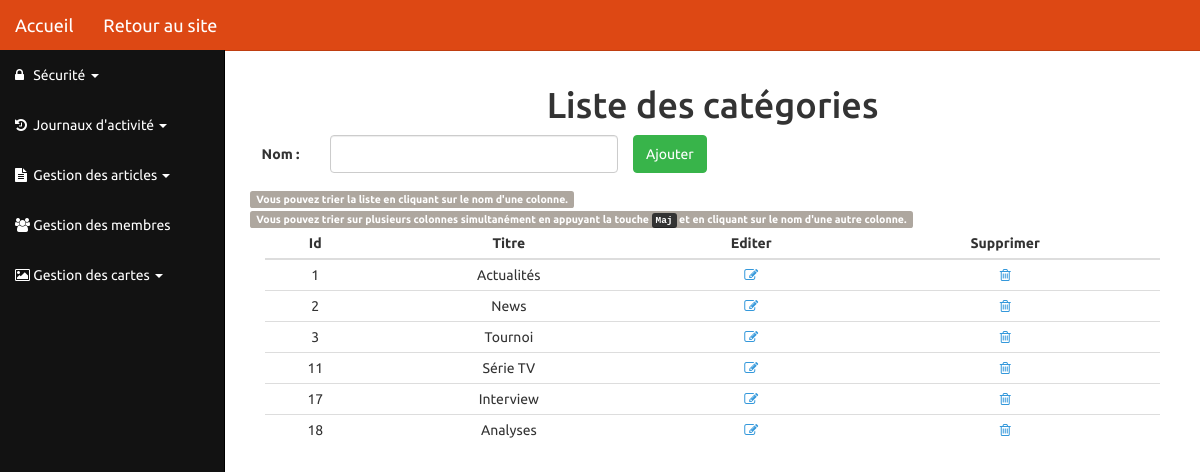
/php/backend/listeCategorie.php, run on the app's committed database.
### tables this page shows
CREATE TABLE IF NOT EXISTS `article_categorie` (
  `CategorieID` int(11) NOT NULL AUTO_INCREMENT,
  `Nom` varchar(30) NOT NULL,
  PRIMARY KEY (`CategorieID`)
);

### php/backend/gestionCategories/add_categorie.php (called while the page is built, shortened)
<?php
		$nomCategorie ="";
		$valider="Ajouter";
 ?>

### php/backend/gestionCategories/list_categorie.php (called while the page is built, shortened)
<?php
	$db= connectDB();
	$sqlArticles =  "Select * FROM article_categorie;";
	$reqArticles = $db->query($sqlArticles);
	$dataArticles = $reqArticles->fetchAll();
 ?>

### php/backend/listeCategorie.php (the view, shortened to what this page needs)
<?php
	include_once '../../Layouts/admin/menuAdmin.php';
	include_once"gestionCategories/add_categorie.php";
	include_once"gestionCategories/list_categorie.php";
 ?>
<div id="page-wrapper">
	<div>
		<h1 class="text-center">Liste des catégories</h1>
	</div>
	<form id="form_categorie" class="form-horizontal" action="" method="post">
		<fieldset class="fieldsetNewTraits">
			<div class="form-group">
				<label for="txtNom" class="col-lg-1 col-md-1 col-sm-1 control-label">Nom :</label>
				<div class="col-lg-4 col-md-4 col-sm-4">
					<input  class="form-control" id="txtNom" value ="<?php echo $nomCategorie;?>"name="nomCategorie" type="text">
				</div>
				<input class="btn btn-success"type="submit" name='Validation'value="<?php echo $valider; ?>">
			</div>
		</fieldset>
	</form>
	<div class="">
		<div class="label label-default">
			Vous pouvez trier la liste en cliquant sur le nom d'une colonne.
		</div>
	</div>
	<div class="">
		<div class="label label-default">
			Vous pouvez trier sur plusieurs colonnes simultanément en appuyant la touche <kbd>Maj</kbd> et en cliquant sur le nom d'une autre colonne.
		</div>
	</div>
	<div class="col-lg-12 col-md-12 col-sm-12">
		<div class="table-responsive">
			<table class="table table-condensed table-hover tablesorter">
				<thead>
					<th  class='text-center'>Id</th>
					<th  class='text-center'>Titre</th>
					<th  class='text-center'>Editer</th>
					<th  class='text-center'>Supprimer</th>
				</thead>
				<tbody>
					<?php
						foreach ($dataArticles as $k => $v) {
							echo'<tr>
							<td class="text-center">'.$v ["CategorieID"].'</td>
							<td class="text-center">'.$v ["Nom"].'</td>
							<td class="text-center"><a href="?edit='.$v["CategorieID"].'"><span class="fa fa-edit"></a></span></td>
							<td class="text-center"><a href="?delete='.$v["CategorieID"].'" onclick="return confirm("Sur de sur ?");"><span class="fa fa-trash-o"></a></span></td>
							</tr>
							';
						}
					?>
				</tbody>
			</table>
		</div>
	</div>
</div>

### webroot/css/sb-admin.css (style rules this page uses)
body { margin-top: 50px; }
#page-wrapper { width: 100%; padding: 5px 15px; }
table.tablesorter thead { cursor: pointer; }
@media (min-width:768px) { #page-wrapper { padding: 15px 25px; } }
@media (min-width:768px) { .fa { width: 15px !important; } }

### data on the page
article_categorie: CategorieID "1", Nom "Actualités"
article_categorie: CategorieID "2", Nom "News"
article_categorie: CategorieID "3", Nom "Tournoi"
article_categorie: CategorieID "11", Nom "Série TV"
article_categorie: CategorieID "17", Nom "Interview"
article_categorie: CategorieID "18", Nom "Analyses"
